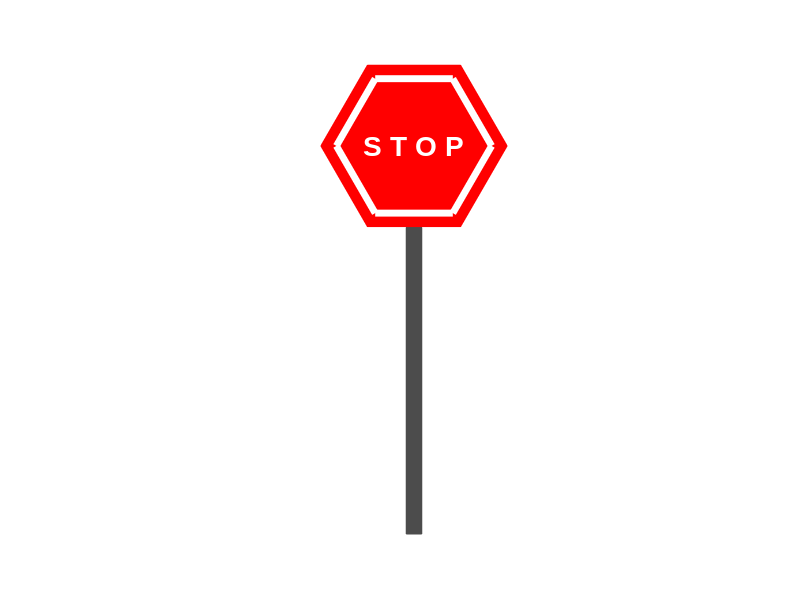
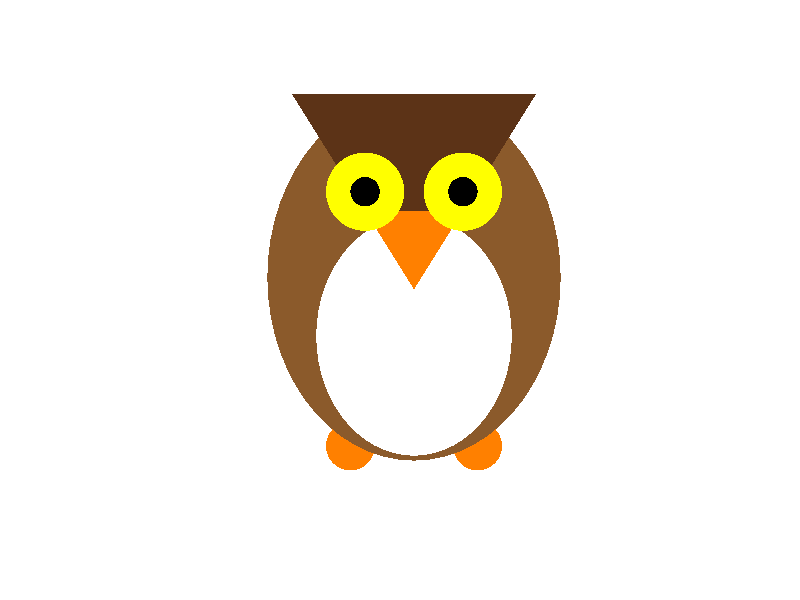
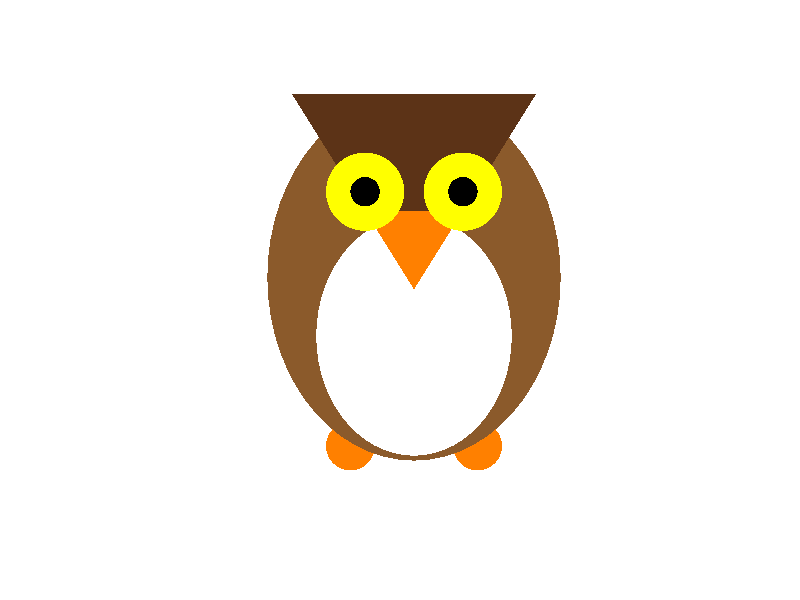
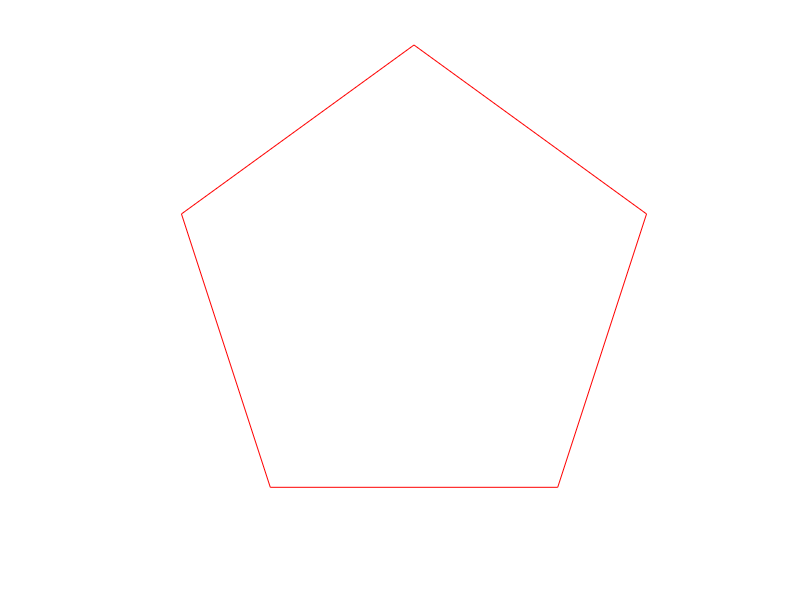

Here is the MATLAB script that generated these plots, in order:
% Bevezetés a Matlab Programozásba
%

format compact

%% 1. Feladat
%
clc;
disp('------------');
disp(' 1. Feladat');
disp('------------');
help tan
help atan2

atan(-1)*180/pi
atan2(-1,1)*180/pi
atan2(1,-1)*180/pi

%% 2. Feladat
%
clc;
disp('------------');
disp(' 2. Feladat ');
disp('------------');
% Az eredmény szerinti csoportosítás
% - - - - - - - - - - - - - - - - -
% véges érték (szám)
% 0/1, 0/Inf, 1^0, 0^1, 0^0, 0^Inf, Inf^0
disp([0/1, 0/Inf, 1^0, 0^1, 0^0, 0^Inf, Inf^0])

% Inf, -Inf
% 1/0, -1/0, Inf/0, Inf+Inf, Inf^Inf
disp([1/0, -1/0, Inf/0, Inf+Inf, Inf^Inf])

% NaN
% 0/0, Inf/Inf, Inf-Inf, 0*Inf, 1^Inf
disp([0/0, Inf/Inf, Inf-Inf, 0*Inf, 1^Inf])

%% 3. Feladat
%
%clc;
disp('------------');
disp(' 3. Feladat');
disp('------------');

x = 3;
y = 2;

a = (x^2-y^2)/(x^3*y);
b = sin(x+y) - sqrt(x-y);
c = x^y - y^x;
d = 4*pi*y^2;
e = exp(x) + exp(-x) - 2*cosh(x);
f = y + x^2*log(x+y);

disp([a b c d e f]')

%% 4. Feladat
%
% konverzió: mérföld -> kilométer
%
clc;
disp('------------');
disp(' 4. Feladat');
disp('------------');
mile2km = 1.60934;
x = input('Adja meg a távolságot mérföldben: ');
disp([num2str(x), ' mérföld = ', num2str(mile2km*x), ' km'])

%% 5. Feladat
%clc;
% 9 x 2pont
disp('------------');
disp(' 5. Feladat');
disp('------------');
x = 1:3;
y = [0 1 1];
list_a = 2*x;
list_b = x + 10;
list_c = x.^2;
list_d = x+y;
list_e = x-y;
list_f = x.*y;
list_g = y./x;
list_h = x.^x;
list_i = log(x);

disp(list_a)
disp(list_b)
disp(list_c)
disp(list_d)
disp(list_e)
disp(list_f)
disp(list_g)
disp(list_h)
disp(list_i)

%% 6. Feladat
% 10 x 2pont
%clc;
disp('------------');
disp(' 6. Feladat');
disp('------------');
list_a = 1:10;
list_b = 1:2:9;
list_c = linspace(-1,1,5);
list_d = (1:10).^2;
list_e = 10.^(-3:2);
list_f = 2.^(0:8);
list_g = 0:pi/3:2*pi;
list_h = (-1).^(0:9);
list_i = 'a':3:'z';
list_j = 'z':-1:'a';

disp(list_a)
disp(list_b)
disp(list_c)
disp(list_d)
disp(list_e)
disp(list_f)
disp(list_g)
disp(list_h)
disp(list_i)
disp(list_j)

%% 7. Feladat
%clc;
disp('------------');
disp(' 7. Feladat');
disp('------------');

n = 5;
fi = pi*18/180;
th = fi + 2*pi*(0:(n-1))/n;
x = cos(th);
y = sin(th);

figure('MenuBar', 'no',...
       'Color', [1, 1, 1],...
       'Name', ['Szabályos ', num2str(n),'-szög'],...
       'NumberTitle', 'off',...
       'NextPlot', 'add',...
       'Position', [300, 50, 500, 500])

 axes('Visible', 'off',...
     'DataAspectRatio', [1 1 1])
 
 patch('XData', x, 'YData', y, 'FaceColor', 'none', 'EdgeColor', 'red')

%% 8. Feladat
clc;
n = 100;
pos_x = 10*rand([1, n]);
pos_y = 10*rand([1, n]);
d = rand([1, n]);

figure('MenuBar', 'no',...
       'Color', [1, 1, 1],...
       'Name', 'Véletlen körök',...
       'NumberTitle', 'off',...
       'NextPlot', 'add',...
       'Position', [300, 50, 500, 500])

 axes('Visible', 'off',...
     'DataAspectRatio', [1 1 1])
 arrayfun(@(x,y,d) rectangle('Position', [x-d/2, y-d/2, d, d],...
                             'Curvature', [1, 1]),...
          pos_x, pos_y, d)
      
%% 9. Feladat
% 6 x 3pont
%clc;clear;
disp('------------');
disp(' 9. Feladat ');
disp('------------');

x = [4, 5, 3, 7, 11, 2, 14, 9, 3, 11];
a = x(x>7);
b = x(x>3&x<=9);
c = x(mod(x,3)==0 | mod(x,7)==0);
d = x(mod(126,x)==0);
e = x(abs(circshift(x,[0, -1])-x)>=8);
f = x(x + circshift(x,[0, -2]) > circshift(x,[0, -1]));

disp(a);
disp(b);
disp(c);
disp(d);
disp(e);
disp(f);

%% 10. Feladat
% STOP

% making a new figure
figure('MenuBar', 'no',...
       'Color', [1, 1, 1],...
       'Name', 'STOP tábla',...
       'NumberTitle', 'off',...
       'NextPlot', 'add',...
       'Position', [300, 50, 250, 500])
   
% making a new axes
axes('Visible', 'off',...
     'DataAspectRatio', [1 1 1],...
     'XLim', [-1.5, 1.5],...
     'YLim', [-5, 1.3])

% a STOP tábáa szabályos hatszög alakú
% a szabályos hatszög pontjai
xs = cos(linspace(0,2*pi,7));
ys = sin(linspace(0,2*pi,7));

% a tábla szára
rectangle('Position', [-0.1 -5 0.2 3.95],...
          'FaceColor', [0.3, 0.3, 0.3],...
          'EdgeColor', [0.3, 0.3, 0.3]);

% a tábla teteje
% külsõ
patch('XData', 1.2*xs,...
      'YData', 1.2*ys,...
      'EdgeColor', [1, 0, 0],...
      'FaceColor', [1, 0, 0]);
% belsõ
patch('XData', xs,...
      'YData', ys,...
      'LineWidth', 5,...
      'EdgeColor', [1, 1, 1],...
      'FaceColor', [1, 0, 0]);

% felirat
text('String', 'S T O P',...
    'Position', [0, 0],...
     'FontSize', 20, ...
     'Color', [1, 1, 1], ...
     'FontName', 'Arial',...
     'FontWeight', 'Bold',...
     'HorizontalAlignment', 'center');

% mentés
saveas(gcf, 'stoptabla.eps', 'eps');
%%
%
%  OWL
% 

% ábra létrehozása
figure('MenuBar', 'figure',...
       'Color', [1, 1, 1],...
       'Name', 'Bagoly',...
       'NumberTitle', 'off',...
       'NextPlot', 'add',...
       'Position', [300, 50, 500, 500])
 
% a koordináta-rendszer beállítása
axes('Visible', 'off',...
     'DataAspectRatio', [1 1 1])

% színek:
% világos barna: [139, 90, 43]/255
barna_v = [139, 90, 43]/255;
% sötét barna: 
barna_s = [92, 51, 23]/255;
% narancs
narancs = [1 0.5 0];
% sárga
sarga = [1 1 0];

% bal láb
rectangle('Position', [-1.8, 1.3, 1, 1],...
          'Curvature', [1, 1],...
          'FaceColor', narancs,...
          'EdgeColor', 'none')
% jobb láb
rectangle('Position', [0.8, 1.3, 1, 1],...
          'Curvature', [1, 1],...
          'FaceColor', narancs,...
          'EdgeColor', 'none')
% test
rectangle('Position', [-3, 1.5, 6, 7.5],...
          'Curvature', [1, 1],...
          'FaceColor', barna_v,...
          'EdgeColor', 'none')
% has (fehér folt)
rectangle('Position', [-2, 1.6, 4, 4.9],...
          'Curvature', [1, 1],...
          'FaceColor', [1, 1, 1],...
          'EdgeColor', 'none')
% fej
patch('XData',[0, 2.5, -2.5],...
      'YData', [5, 9, 9],...
      'FaceColor', barna_s,...
      'EdgeColor', 'none')
% csõr
patch('XData',[0, 1, -1],...
      'YData', [5, 6.6, 6.6],...
      'FaceColor', narancs,...
      'EdgeColor', 'none')
% bal szem
rectangle('Position', [-1.8, 6.2, 1.6, 1.6],...
          'Curvature', [1, 1],...
          'FaceColor', sarga,...
          'EdgeColor', 'none')
% bal pupilla
rectangle('Position', [-1.3, 6.7, 0.6, 0.6],...
          'Curvature', [1, 1],...
          'FaceColor', [0, 0, 0],...
          'EdgeColor', 'none')
% jobb szem
rectangle('Position', [0.2, 6.2, 1.6, 1.6],...
          'Curvature', [1, 1],...
          'FaceColor', sarga,...
          'EdgeColor', 'none')
% jobb pupilla
rectangle('Position', [0.7, 6.7, 0.6, 0.6],...
          'Curvature', [1, 1],...
          'FaceColor', [0, 0, 0],...
          'EdgeColor', 'none')

      
%%
% mentés
saveas(gcf, 'bagoly.bmp', 'bmp');
saveas(gcf, 'bagoly.pdf', 'pdf');

%% 11. Feladat
% 9 x 3pont
%clc;clear;
disp('-------------');
disp(' 11. Feladat ');
disp('-------------');

sum_n = @(n) sum(1:n);
ssum_n = @(n) sum((1:n).^2);
fact = @(n) prod(1:n);
ffact = @(n) prod(n:-2:1); 
binom = @(n,k) prod((k+1):n)./prod(1:(n-k));
ln2 = @(n) sum(1./(1:n).*((-1).^(0:(n-1))));
nnum = @(p, r) prod(p.^r);
wmean = @(x,w) sum(w.*x)/sum(w);
solve_quad = @(a,b,c) [(-b + sqrt(b.^2 - 4*a.*c))./(2.*a); (-b - sqrt(b.^2 - 4*a.*c))./(2.*a)]' ;

sum_n(4)
ssum_n(4)
fact(4)
ffact(4)

binom(4,2)
ln2(10)
nnum([4, 2, 5], [1, -1, 2])
wmean([5, 4, 2], [5, 3, 2])
solve_quad(1,4,2)

%% 12. Feladat
% 7 x 3pont
%clc;clear;
disp('-------------');
disp(' 12. Feladat ');
disp('-------------');

first = @(x) x(1);
rest = @(x) x(2:end);
take = @(x,m) x(1:m);
drop = @(x,m) x((m+1):end);
riffle = @(x,a)...
    reshape([x;repmat(reshape(a,[length(a),1]),[1,length(x)])],[1,(length(a)+1)*length(x)]);
cumavr = @(x) cumsum(x)./(1:length(x));
movavr = @(x, m) arrayfun(@(k) sum(x(k:(k+m-1))), 1:(length(x)-m+1))/m;

a = 1:6;
first(a)
rest(a)
take(a,3)
drop(a,2)
riffle(1:3,[0 0])
riffle('HELLO WORLD!', '  ')
cumavr([1, 2, 6, 3, 18])
movavr([1, 2, 6, 3, 18], 3)

%% 13. Feladat
% 6 x 4pont
A = repmat(flipdim(eye(2), 2), 2, 3)
B = 2*diag(ones(1,4)) + 5*diag(ones(1,3),1) + 7*diag(ones(1,3),-1)
C = cat(2, cat(1, cat(2, cat(1, ones(2,3),4*ones(1, 3)), 2*ones(3, 2)), 5*ones(1, 5)), 3*ones(4,1))
D = (1:4)'*ones(1,4)
E = eye(5) | flipdim(eye(5),1)
F = reshape([1:5;zeros(1,5)],[10,1])

%% 14. Feladat

A = [5 1 4 9 1;
     6 0 4 3 0;
     3 8 1 0 0;
     4 4 6 8 7]

a = max(A')'
b = min(A)
c = sum(A)
d = sum((A.*(mod(A,2)==1))')'
e = A(:,1).*A(:,end)
f = A(:,2)*A(3,:)
g = sum(sum(A==0))
h = max(max(A))
i = sort(A(1:prod(size(A))));
i = i(end-2:end)
